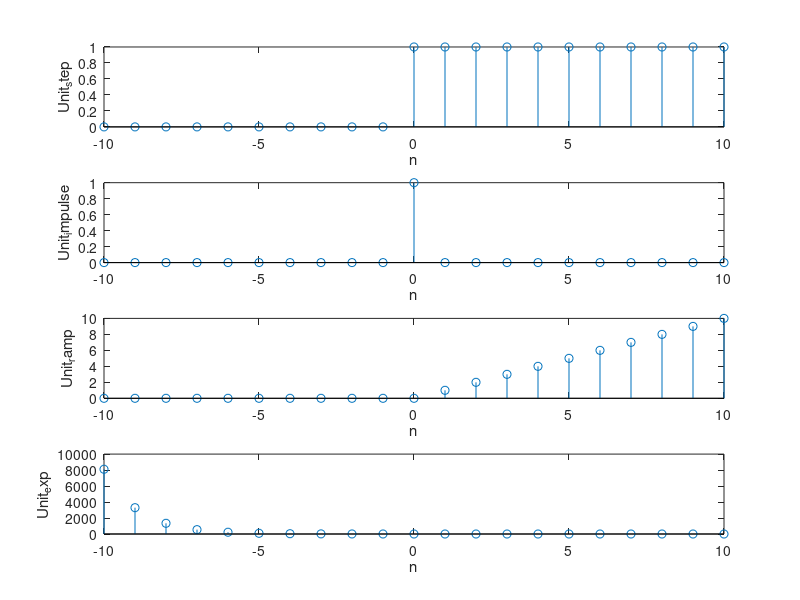

Write MATLAB code to recreate this figure.
clc;
clear all;
n=-10:10;
unit_step=(n>=0);
subplot(4,1,1);

stem(n,unit_step);
xlabel('n');
ylabel('Unit_step');


unit_impulse=(n==0);
subplot(4,1,2);

stem(n,unit_impulse);
xlabel('n');
ylabel('Unit_impulse');


unit_ramp=n.*(unit_step);
subplot(4,1,3);
stem(n,unit_ramp);
xlabel('n');
ylabel('Unit_ramp');
%for increasing
unit_exp=exp(0.9*n);    


subplot(4,1,4);
stem(n,unit_exp);
xlabel('n');
ylabel('Unit_exp');
%for decreasing
unit_exp=exp(-0.9*n);
subplot(4,1,4);
stem(n,unit_exp);
xlabel('n');
ylabel('Unit_exp');


